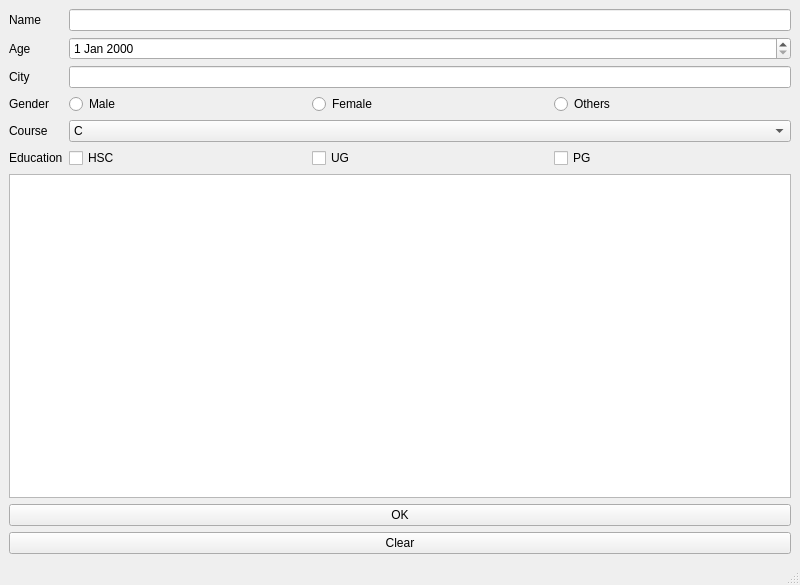
<?xml version="1.0" encoding="UTF-8"?>
<ui version="4.0">
 <class>MainWindow</class>
 <widget class="QMainWindow" name="MainWindow">
  <property name="geometry">
   <rect>
    <x>0</x>
    <y>0</y>
    <width>800</width>
    <height>585</height>
   </rect>
  </property>
  <property name="windowTitle">
   <string>MainWindow</string>
  </property>
  <widget class="QWidget" name="centralwidget">
   <layout class="QHBoxLayout" name="horizontalLayout_3">
    <item>
     <layout class="QFormLayout" name="formLayout">
      <item row="0" column="0">
       <widget class="QLabel" name="label">
        <property name="text">
         <string>Name</string>
        </property>
       </widget>
      </item>
      <item row="0" column="1">
       <widget class="QLineEdit" name="lineEdit"/>
      </item>
      <item row="1" column="0">
       <widget class="QLabel" name="label_2">
        <property name="text">
         <string>Age</string>
        </property>
       </widget>
      </item>
      <item row="1" column="1">
       <widget class="QDateEdit" name="dateEdit"/>
      </item>
      <item row="2" column="0">
       <widget class="QLabel" name="label_3">
        <property name="text">
         <string>City</string>
        </property>
       </widget>
      </item>
      <item row="2" column="1">
       <widget class="QLineEdit" name="lineEdit_3"/>
      </item>
      <item row="3" column="0">
       <widget class="QLabel" name="label_4">
        <property name="text">
         <string>Gender</string>
        </property>
       </widget>
      </item>
      <item row="3" column="1">
       <layout class="QHBoxLayout" name="horizontalLayout">
        <item>
         <widget class="QRadioButton" name="radioButton_3">
          <property name="text">
           <string>Male</string>
          </property>
         </widget>
        </item>
        <item>
         <widget class="QRadioButton" name="radioButton_2">
          <property name="text">
           <string>Female</string>
          </property>
         </widget>
        </item>
        <item>
         <widget class="QRadioButton" name="radioButton">
          <property name="text">
           <string>Others</string>
          </property>
         </widget>
        </item>
       </layout>
      </item>
      <item row="4" column="0">
       <widget class="QLabel" name="label_5">
        <property name="text">
         <string>Course</string>
        </property>
       </widget>
      </item>
      <item row="4" column="1">
       <widget class="QComboBox" name="comboBox">
        <item>
         <property name="text">
          <string>C</string>
         </property>
        </item>
        <item>
         <property name="text">
          <string>CPP</string>
         </property>
        </item>
        <item>
         <property name="text">
          <string>Java</string>
         </property>
        </item>
        <item>
         <property name="text">
          <string>JavaScript</string>
         </property>
        </item>
        <item>
         <property name="text">
          <string>Python</string>
         </property>
        </item>
       </widget>
      </item>
      <item row="5" column="0">
       <widget class="QLabel" name="label_6">
        <property name="text">
         <string>Education</string>
        </property>
       </widget>
      </item>
      <item row="5" column="1">
       <layout class="QHBoxLayout" name="horizontalLayout_2">
        <item>
         <widget class="QCheckBox" name="checkBox_3">
          <property name="text">
           <string>HSC</string>
          </property>
         </widget>
        </item>
        <item>
         <widget class="QCheckBox" name="checkBox_2">
          <property name="text">
           <string>UG</string>
          </property>
         </widget>
        </item>
        <item>
         <widget class="QCheckBox" name="checkBox">
          <property name="text">
           <string>PG</string>
          </property>
         </widget>
        </item>
       </layout>
      </item>
      <item row="7" column="0" colspan="2">
       <widget class="QPushButton" name="pushButton">
        <property name="text">
         <string>OK</string>
        </property>
       </widget>
      </item>
      <item row="6" column="0" colspan="2">
       <widget class="QListWidget" name="listWidget"/>
      </item>
      <item row="8" column="0" colspan="2">
       <widget class="QPushButton" name="pushButton_2">
        <property name="text">
         <string>Clear</string>
        </property>
       </widget>
      </item>
     </layout>
    </item>
   </layout>
  </widget>
  <widget class="QMenuBar" name="menubar">
   <property name="geometry">
    <rect>
     <x>0</x>
     <y>0</y>
     <width>800</width>
     <height>26</height>
    </rect>
   </property>
  </widget>
  <widget class="QStatusBar" name="statusbar"/>
 </widget>
 <resources/>
 <connections/>
</ui>
